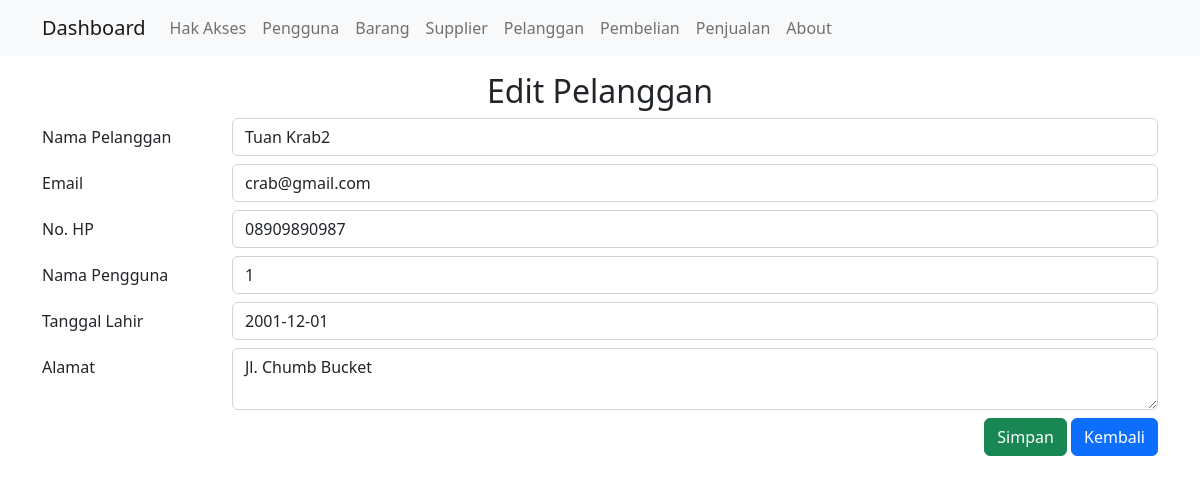
/public/pelanggan/edit/1, run on the app's committed database.
### tables this page shows
CREATE TABLE `pelanggan` (
  `id_pelanggan` bigint(20) NOT NULL,
  `nama_pelanggan` varchar(255) NOT NULL,
  `email` varchar(50) NOT NULL,
  `no_hp` varchar(15) NOT NULL,
  `jenis_kelamin` tinyint(1) NOT NULL,
  `tgl_lahir` date NOT NULL,
  `alamat` varchar(255) NOT NULL
);

### app/core/Controller.php (called while the page is built, shortened)
<?php
class Controller{
    public function view($view, $data = [])
    {
        require_once '../app/views/' . $view . '.php';
    }
    public function model($model)
    {
        return new $model;
    }
}

### app/controllers/Pelanggan.php (called while the page is built, shortened)
<?php
    class Pelanggan extends Controller {
    public function edit($id){
        $data['title'] = 'Detail Pelanggan';
        $data['pelanggan'] = $this->model('PelangganModel')->getPelangganById($id);
        $this->view('pelanggan/edit', $data);
    }
}

### app/core/App.php (called while the page is built, shortened)
<?php
class App{
 protected $method = 'index';
 protected $params = [];
 public function __construct(){
    $url = $this->parseURL();
    if($url != null) {
      if(file_exists('../app/controllers/' . $url[0] . '.php')){
        unset($url[0]);
      }
    }
    $this->controller = new $this->controller;
    if(isset($url[1])){
      if(method_exists($this->controller, $url[1])){
        $this->method = $url[1];
        unset($url[1]);
      }
    }
    if(!empty($url)){
      $this->params = array_values($url);
    }
    call_user_func_array([$this->controller, $this->method], $this->params);
  }
  public function parseURL(){
    if( isset($_GET['url'])){
    $url = rtrim($_GET['url'], '/');
    $url = filter_var($url, FILTER_SANITIZE_URL);
    $url = explode('/',$url);
    return $url;
    }
  }
}

### public/index.php (called while the page is built, shortened)
<?php
$app = new App;

### app/core/Database.php (called while the page is built, shortened)
<?php
  class Database{
    private $host = DB_HOST;
    private $user = DB_USER;
    private $pass = DB_PASS;
    private $dbnm = DB_NAME;
    private $dbh;
    private $stmt;
    public function __construct()
    {
      $dsn = 'mysql:host='. $this->host .';dbname='. $this->dbnm;
      $option = [
        PDO::ATTR_PERSISTENT => true,
        PDO::ATTR_ERRMODE => PDO::ERRMODE_EXCEPTION
      ];
      try{
        $this->dbh = new PDO($dsn,$this->user,$this->pass, $option);
      }catch(PDOException $e){
        die($e->getMessage());
      }
    }
    public function query($query)
    {
      $this->stmt = $this->dbh->prepare($query);
    }
    public function bind($param, $value, $type = null){
      if(is_null($type)){
      switch (true) {
        default:
          $type = PDO::PARAM_STR;
        }
      }
      $this->stmt->bindValue($param, $value, $type);
    }
    public function execute()
    {
      $this->stmt->execute();
    }
    public function single()
    {
      $this->execute();
      return $this->stmt->fetch(PDO::FETCH_ASSOC);
    }
  }

### app/models/PelangganModel.php (called while the page is built, shortened)
<?php
   class PelangganModel {
      private $table = 'pelanggan';
      private $db;
      public function __construct()
      {
         $this->db = new Database;
      }
      public function getPelangganById($id)
      {
         $this->db->query('SELECT * FROM ' . $this->table . ' WHERE id_pelanggan = :id');
         $this->db->bind('id', $id);
         return $this->db->single();
      }
   }

### app/views/pelanggan/edit.php (the view)
<div class="container mt-3">
    <div class="text-center">
        <h2>Edit Pelanggan</h2>
    </div>
    <form action="<?= BASEURL; ?>/pelanggan/updatePelanggan/<?= $data['pelanggan']['id_pelanggan']; ?>" method="POST" enctype="multipart/form-data">
        <div class="form-group row mt-2">
            <label for="nama_pelanggan" class="col-sm-2 col-form-label">Nama Pelanggan</label>
            <div class="col-sm-10">
                <input class="form-control" type="text" name="nama_pelanggan" placeholder="Nama Pelanggan" value="<?= $data['pelanggan']['nama_pelanggan']; ?>">
            </div>
        </div>
        <div class="form-group row mt-2">
            <label for="email" class="col-sm-2 col-form-label">Email</label>
            <div class="col-sm-10">
                <input class="form-control" type="text" name="email" placeholder="Email" value="<?= $data['pelanggan']['email']; ?>">
            </div>
        </div>
        <div class="form-group row mt-2">
            <label for="no_hp" class="col-sm-2 col-form-label">No. HP</label>
            <div class="col-sm-10">
                <input class="form-control" type="text" name="no_hp" placeholder="No. HP" value="<?= $data['pelanggan']['no_hp']; ?>">
            </div>
        </div>
        <div class="form-group row mt-2">
            <label for="jenis_kelamin" class="col-sm-2 col-form-label">Nama Pengguna</label>
            <div class="col-sm-10">
                <input class="form-control" type="text" name="jenis_kelamin" placeholder="Jenis Kelamin" value="<?= $data['pelanggan']['jenis_kelamin']; ?>">
            </div>
        </div>
        <div class="form-group row mt-2">
            <label for="tgl_lahir" class="col-sm-2 col-form-label">Tanggal Lahir</label>
            <div class="col-sm-10">
                <input class="form-control" type="text" name="tgl_lahir" placeholder="Tanggal Lahir" value="<?= $data['pelanggan']['tgl_lahir']; ?>">
            </div>
        </div>
        <div class="form-group row mt-2">
            <label for="alamat" class="col-sm-2 col-form-label">Alamat</label>
            <div class="col-sm-10">
                <textarea class="form-control" type="text" name="alamat" placeholder="Alamat"><?= $data['pelanggan']['alamat']; ?></textarea>
            </div>
        </div>
        <div class="text-end">
            <input type="submit" value="Simpan" class="btn btn-success mt-2">
            <a href="<?= BASEURL; ?>/pelanggan" class="btn btn-primary mt-2">Kembali</a>
        </div>
    </form>
</div>

### data on the page
pelanggan: nama_pelanggan "Tuan Krab2", email "crab@gmail.com", no_hp "08909890987", jenis_kelamin "1", tgl_lahir "2001-12-01", alamat "Jl. Chumb Bucket"
